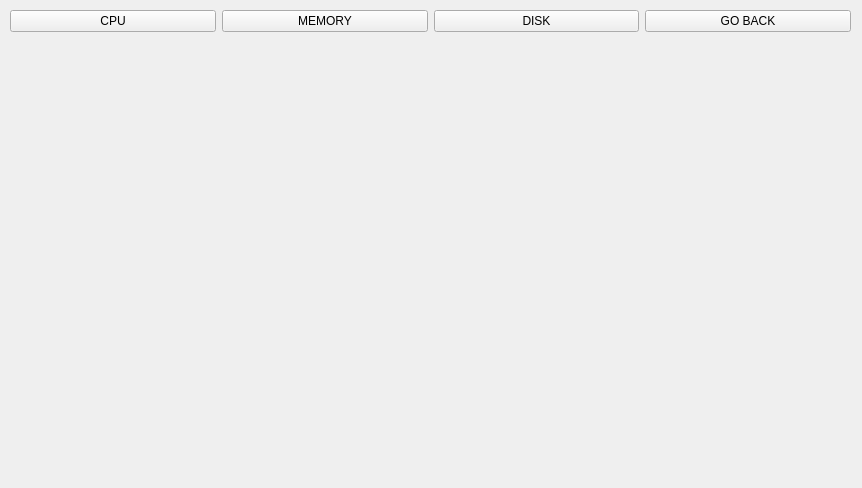
<?xml version="1.0" encoding="UTF-8"?>
<ui version="4.0">
 <class>MonitoringPage</class>
 <widget class="QWidget" name="MonitoringPage">
  <property name="geometry">
   <rect>
    <x>0</x>
    <y>0</y>
    <width>862</width>
    <height>488</height>
   </rect>
  </property>
  <property name="windowTitle">
   <string>Form</string>
  </property>
  <widget class="QWidget" name="layoutWidget">
   <property name="geometry">
    <rect>
     <x>10</x>
     <y>10</y>
     <width>841</width>
     <height>471</height>
    </rect>
   </property>
   <layout class="QGridLayout" name="gridLayout" rowstretch="0,1" columnstretch="0">
    <item row="0" column="0">
     <layout class="QHBoxLayout" name="horizontalLayout">
      <item>
       <widget class="QPushButton" name="pushButton">
        <property name="text">
         <string>CPU</string>
        </property>
       </widget>
      </item>
      <item>
       <widget class="QPushButton" name="pushButton_2">
        <property name="text">
         <string>MEMORY</string>
        </property>
       </widget>
      </item>
      <item>
       <widget class="QPushButton" name="pushButton_3">
        <property name="text">
         <string>DISK</string>
        </property>
       </widget>
      </item>
      <item>
       <widget class="QPushButton" name="pushButton_4">
        <property name="text">
         <string>GO BACK</string>
        </property>
       </widget>
      </item>
     </layout>
    </item>
    <item row="1" column="0">
     <widget class="QStackedWidget" name="stackedWidget">
      <property name="sizePolicy">
       <sizepolicy hsizetype="Expanding" vsizetype="Expanding">
        <horstretch>0</horstretch>
        <verstretch>0</verstretch>
       </sizepolicy>
      </property>
      <property name="currentIndex">
       <number>1</number>
      </property>
      <widget class="Cpugraph" name="cpuPageWidget">
       <property name="sizePolicy">
        <sizepolicy hsizetype="Expanding" vsizetype="Expanding">
         <horstretch>0</horstretch>
         <verstretch>0</verstretch>
        </sizepolicy>
       </property>
      </widget>
      <widget class="Memorygraph" name="memoryPageWidget">
       <property name="sizePolicy">
        <sizepolicy hsizetype="Expanding" vsizetype="Expanding">
         <horstretch>0</horstretch>
         <verstretch>0</verstretch>
        </sizepolicy>
       </property>
      </widget>
      <widget class="Diskgraph" name="diskPageWidget">
       <property name="sizePolicy">
        <sizepolicy hsizetype="Expanding" vsizetype="Expanding">
         <horstretch>0</horstretch>
         <verstretch>0</verstretch>
        </sizepolicy>
       </property>
      </widget>
     </widget>
    </item>
   </layout>
  </widget>
 </widget>
 <customwidgets>
  <customwidget>
   <class>Diskgraph</class>
   <extends>QWidget</extends>
   <header>diskgraph.h</header>
   <container>1</container>
  </customwidget>
  <customwidget>
   <class>Cpugraph</class>
   <extends>QWidget</extends>
   <header>cpugraph.h</header>
   <container>1</container>
  </customwidget>
  <customwidget>
   <class>Memorygraph</class>
   <extends>QWidget</extends>
   <header>memorygraph.h</header>
   <container>1</container>
  </customwidget>
 </customwidgets>
 <resources/>
 <connections/>
</ui>
